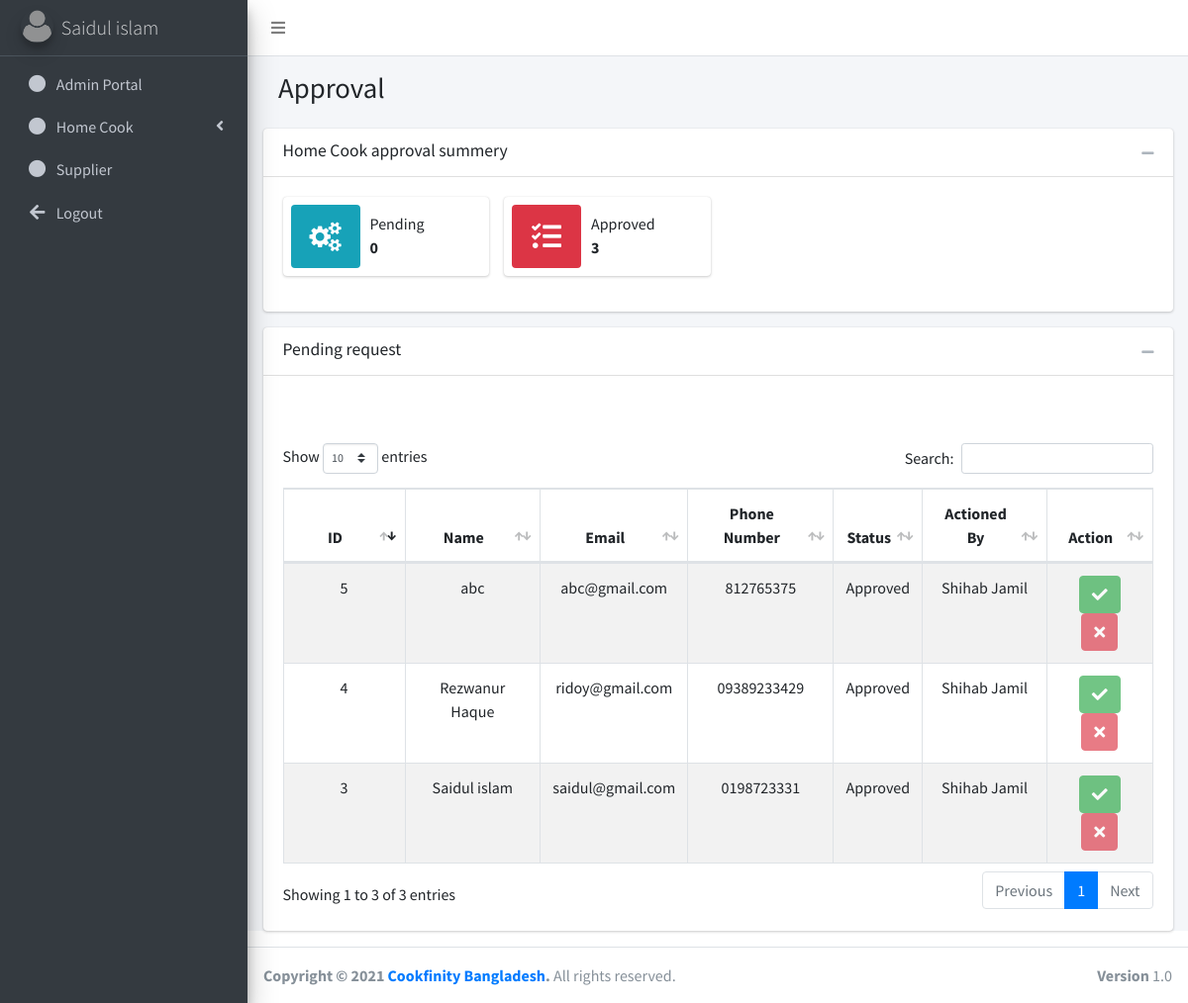
The app's page /admin/?page=approval (signed in) with its own data.
### tables this page shows
CREATE TABLE `users` (
  `id` int(11) NOT NULL,
  `email` varchar(255) NOT NULL,
  `role` int(11) NOT NULL,
  `full_name` varchar(255) NOT NULL,
  `company_name` varchar(255) DEFAULT NULL,
  `own_image` varchar(255) DEFAULT NULL,
  `company_image` varchar(255) DEFAULT NULL,
  `city` int(11) DEFAULT NULL,
  `location` int(11) DEFAULT NULL,
  `phone_number` varchar(255) NOT NULL,
  `pickup_location` varchar(255) DEFAULT NULL,
  `nid_number` int(11) DEFAULT NULL,
  `address` varchar(255) DEFAULT NULL,
  `password` varchar(255) NOT NULL
);

CREATE TABLE `approvals` (
  `id` int(11) NOT NULL,
  `user_id` int(11) NOT NULL,
  `status` int(11) NOT NULL,
  `actioned_by` int(11) DEFAULT NULL
);

CREATE TABLE `settings_vars_variables` (
  `id` int(11) NOT NULL,
  `var_id` int(11) NOT NULL,
  `value` varchar(255) NOT NULL
);

### functions.php (called while the page is built, shortened)
<?php
    $db_host=constant('DB_HOST');
    $db_user=constant('DB_USERNAME');
    $db_password=constant('DB_PASSWORD');
    $db_name=constant('DB_NAME');
    $con = mysqli_connect($db_host, $db_user, $db_password,$db_name);
    mysqli_set_charset($con, "utf8");
    function getSingleTableRecord($tableName, $columnName, $value){
        $con = $GLOBALS['con'];
        $query = "SELECT * FROM $tableName WHERE $columnName='$value'";
        return mysqli_fetch_array(mysqli_query($con, $query));
    }
    function getUserNameById($uid){
        $con = $GLOBALS['con'];
        $query = "SELECT * FROM users WHERE id='$uid'";
        $result = mysqli_fetch_array(mysqli_query($con, $query));
        return $result['full_name'];
    }
    function getApprovalList(){
        global $con;
        $query = "SELECT ap.id, us.full_name, us.email, us.phone_number, svv.value AS status, ap.actioned_by FROM approvals AS ap JOIN users AS us ON ap.user_id = us.id JOIN settings_vars_variables AS svv ON ap.status = svv.id ORDER BY svv.value DESC";
        return mysqli_query($con, $query);
    }
    function countBadges($criteria){
         $con = $GLOBALS['con'];
        switch ($criteria) {
            case 'pending':
                $query = "SELECT COUNT(*) FROM approvals AS ap JOIN settings_vars_variables AS svv ON ap.status = svv.id WHERE svv.value='Pending'";
                break;
            case 'approved':
                $query = "SELECT COUNT(*) FROM approvals AS ap JOIN settings_vars_variables AS svv ON ap.status = svv.id WHERE svv.value='Approved'";
                break;
        }
        $result = mysqli_fetch_array(mysqli_query($con, $query));
        return $result['COUNT(*)'];
    }
?>

### admin/pages/approval.php (the view, shortened to what this page needs)
<div class="content-header">
    <div class="container-fluid">
    <div class="row mb-2">
        <div class="col-sm-6">
        <h1 class="m-0">Approval</h1>
        </div>
    </div>
    </div>
</div>
<div class="card">
  <div class="card-header">
      <h3 class="card-title">Home Cook approval summery</h3>
      <div class="card-tools">
        <button type="button" class="btn btn-tool" data-card-widget="collapse"><i class="fas fa-minus"></i></button>
      </div>
    </div>
  <div class="card-body">
    <div class="row">
      <div class="col-md-3 col-sm-6 col-12">
        <div class="info-box">
          <span class="info-box-icon bg-info"><i class="fa fa-cogs"></i></span>
          <div class="info-box-content">
            <span class="info-box-text">Pending</span>
            <span class="info-box-number" ><?= countBadges('pending') ?></span>
          </div>
        </div>
      </div>
      <div class="col-md-3 col-sm-6 col-12">
        <div class="info-box">
          <span class="info-box-icon bg-danger"><i class="fas fa-tasks"></i></span>
          <div class="info-box-content">
            <span class="info-box-text">Approved</span>
            <span class="info-box-number"><?= countBadges('approved') ?></span>
          </div>
        </div>
      </div>
    </div>
  </div>
</div>
<div class="card">
  <div class="card-header">
    <h3 class="card-title">Pending request</h3>
    <div class="card-tools">
      <button type="button" class="btn btn-tool" data-card-widget="collapse"><i class="fas fa-minus"></i></button>
    </div>
  </div>
  <div class="card-body">
    <br><br>
    <div class="table-responsive" id="">
      <table id="example3" class="table table-bordered table-striped text-center">
        <thead>
        <tr>
          <th width="80">ID</th>
          <th>Name</th>
          <th>Email</th>
          <th>Phone Number</th>
          <th>Status</th>
          <th>Actioned By</th>
          <th>Action</th>
        </tr>
        </thead>
        <tbody>
        <?php
           $all_data = getApprovalList();
           while($row = mysqli_fetch_array($all_data)){
                ?>
                     <tr >
                        <td>
                            <?= $row['id'] ?>
                        </td>
                        <td><?= $row['full_name'] ?></td>
                        <td><?= $row['email'] ?></td>
                        <td><?= $row['phone_number'] ?></td>
                        <td><?= $row['status'] ?></td>
                        <td><?= $row['actioned_by'] ? getUserNameById($row['actioned_by']) : '' ?></td>
                        <td>
                          <?php
                            if($row['status'] == 'Pending'){
                              ?>
                                <a href="./pages/DB/approve.php?id=<?= $row['id'] ?>" class="btn btn-success" title="Approve"><i class="fas fa-check"></i></a>
                                <a href="./pages/DB/decline.php?id=<?= $row['id'] ?>" class="btn btn-danger" title="Decline"><i class="fas fa-times"></i></i></a>
                              <?php
                            }else{
                                 ?>
                                <a href="./pages/DB/approve.php?id=<?= $row['id'] ?>" class="btn btn-success disabled" title="Approve"><i class="fas fa-check"></i></a>
                                <a href="./pages/DB/decline.php?id=<?= $row['id'] ?>" class="btn btn-danger disabled" title="Decline"><i class="fas fa-times"></i></i></a>
                              <?php
                            }
                          ?>
                        </td>
                    </tr>
                <?php
           }
        ?>
        </tbody>
      </table>
    </div>
  </div>
</div>

### admin/index.php (shortened to what this page needs)
<?php
  require_once('../functions.php');
  $uid = $_SESSION['uid'];
  $user_details = getSingleTableRecord('users', 'id', $uid);
  $user_name = getUserNameById($uid);
?>
<!DOCTYPE html>
<html lang="en">
<head>
    <link rel="stylesheet" href="plugins/fontawesome-free/css/all.min.css">
    <link rel="stylesheet" href="https://stackpath.bootstrapcdn.com/font-awesome/4.7.0/css/font-awesome.min.css">
    <link rel="stylesheet" href="https://code.ionicframework.com/ionicons/2.0.1/css/ionicons.min.css">
    <link rel="stylesheet" href="plugins/datatables-bs4/css/dataTables.bootstrap4.min.css">
    <link rel="stylesheet" href="plugins/datatables-responsive/css/responsive.bootstrap4.min.css">
    <link rel="stylesheet" href="https://cdnjs.cloudflare.com/ajax/libs/select2/4.1.0-beta.1/css/select2.min.css">
    <link rel="stylesheet" href="plugins/daterangepicker/daterangepicker.css">
    <link rel="stylesheet"
          href="https://cdnjs.cloudflare.com/ajax/libs/tempusdominus-bootstrap-4/5.0.0-alpha14/css/tempusdominus-bootstrap-4.min.css"/>
    <link rel="stylesheet" href="dist/css/adminlte.min.css">
    <link rel="stylesheet" href="plugins/summernote/summernote-bs4.css">
</head>
<body class="hold-transition sidebar-mini">
<div class="wrapper">
    <nav class="main-header navbar navbar-expand navbar-white navbar-light">
        <ul class="navbar-nav">
            <li class="nav-item">
                <a class="nav-link" data-widget="pushmenu" href="#" role="button"><i class="fas fa-bars"></i></a>
            </li>
        </ul>
    </nav>
  <aside class="main-sidebar sidebar-dark-primary elevation-4">
    <a href="index.php" class="brand-link">
      <img src="../images/users/<?= $user_details['own_image'] ?>" alt="Profile Picture" class="brand-image img-circle elevation-3" style="opacity: .8">
      <span class="brand-text font-weight-light"><?= $user_name ?></span><br>
    </a>
    <div class="sidebar">
      <nav class="mt-2">
        <ul class="nav nav-pills nav-sidebar flex-column" data-widget="treeview" role="menu" data-accordion="false">
          <li class="nav-item">
            <a href="./?page=admin_portal" class="nav-link">
              <i class="fas fa-circle nav-icon"></i>
              <p>Admin Portal</p>
            </a>
          </li>
          <li class="nav-item has-treeview">
            <a href="#" class="nav-link">
                <i class="fas fa-circle nav-icon"></i>
                <p>
                    Home Cook
                    <i class="fas fa-angle-left right"></i>
                </p>
            </a>
          </li>
          <li class="nav-item">
            <a href="#" class="nav-link">
              <i class="fas fa-circle nav-icon"></i>
              <p>Supplier</p>
            </a>
          </li>
          <li class="nav-item">
            <a href="./?logout" class="nav-link">
              <i class="nav-icon fas fa-arrow-left"></i>
              <p>Logout</p>
            </a>
          </li>
        </ul>
      </nav>
    </div>
  </aside>
    <div class="content-wrapper">
        <div class="content">
            <div class="container-fluid">
                <?php
                if (empty($_GET['page'])) {
                    include "pages/home.php";
                } else {
                    if (file_exists("pages/" . $_GET['page'] . ".php")) {
                        include "pages/" . $_GET['page'] . ".php";
                    } else {
                        include "pages/home.php";
                    }
                }
                ?>
            </div>
        </div>
    </div>
  <footer class="main-footer">
    <strong>Copyright &copy; 2021 <a href="#">Cookfinity Bangladesh</a>.</strong>
    All rights reserved.
    <div class="float-right d-none d-sm-inline-block">
      <b>Version</b> 1.0
    </div>
  </footer>
</div>
</body>
</html>

### records on screen
users: own_image (placeholder picture), full_name "Saidul islam"
approvals: id "3", user.full_name "Saidul islam", user.email "saidul@gmail.com", user.phone_number "0198723331", status.value "Approved", actioned_by.full_name "Shihab Jamil"
approvals: id "4", user.full_name "Rezwanur Haque", user.email "ridoy@gmail.com", user.phone_number "09389233429", status.value "Approved", actioned_by.full_name "Shihab Jamil"
approvals: id "5", user.full_name "abc", user.email "abc@gmail.com", user.phone_number "812765375", status.value "Approved", actioned_by.full_name "Shihab Jamil"

### other values on screen
countBadges('pending') "0"
countBadges('approved') "3"
